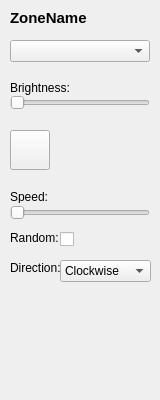
<?xml version="1.0" encoding="UTF-8"?>
<ui version="4.0">
 <class>LightingZone</class>
 <widget class="QWidget" name="LightingZone">
  <property name="geometry">
   <rect>
    <x>0</x>
    <y>0</y>
    <width>160</width>
    <height>400</height>
   </rect>
  </property>
  <property name="windowTitle">
   <string>Form</string>
  </property>
  <property name="styleSheet">
   <string notr="true"/>
  </property>
  <widget class="QLabel" name="ZoneName">
   <property name="geometry">
    <rect>
     <x>10</x>
     <y>10</y>
     <width>91</width>
     <height>16</height>
    </rect>
   </property>
   <property name="styleSheet">
    <string notr="true">QLabel {
	font-size: 15px;
	font-weight: 500;
}
</string>
   </property>
   <property name="text">
    <string>ZoneName</string>
   </property>
  </widget>
  <widget class="QComboBox" name="ModeDropdown">
   <property name="geometry">
    <rect>
     <x>10</x>
     <y>40</y>
     <width>140</width>
     <height>22</height>
    </rect>
   </property>
  </widget>
  <widget class="QLabel" name="label_2">
   <property name="geometry">
    <rect>
     <x>10</x>
     <y>80</y>
     <width>60</width>
     <height>15</height>
    </rect>
   </property>
   <property name="text">
    <string>Brightness:</string>
   </property>
  </widget>
  <widget class="QSlider" name="BrightnessSlider">
   <property name="geometry">
    <rect>
     <x>10</x>
     <y>95</y>
     <width>140</width>
     <height>16</height>
    </rect>
   </property>
   <property name="minimum">
    <number>9</number>
   </property>
   <property name="maximum">
    <number>9</number>
   </property>
   <property name="tracking">
    <bool>false</bool>
   </property>
   <property name="orientation">
    <enum>Qt::Horizontal</enum>
   </property>
   <property name="tickPosition">
    <enum>QSlider::NoTicks</enum>
   </property>
   <property name="tickInterval">
    <number>10</number>
   </property>
  </widget>
  <widget class="QPushButton" name="ColorButton">
   <property name="geometry">
    <rect>
     <x>10</x>
     <y>130</y>
     <width>40</width>
     <height>40</height>
    </rect>
   </property>
   <property name="styleSheet">
    <string notr="true"/>
   </property>
   <property name="text">
    <string/>
   </property>
   <property name="flat">
    <bool>false</bool>
   </property>
  </widget>
  <widget class="QLabel" name="label_3">
   <property name="geometry">
    <rect>
     <x>10</x>
     <y>190</y>
     <width>47</width>
     <height>13</height>
    </rect>
   </property>
   <property name="text">
    <string>Speed:</string>
   </property>
  </widget>
  <widget class="QSlider" name="SpeedSlider">
   <property name="geometry">
    <rect>
     <x>10</x>
     <y>205</y>
     <width>140</width>
     <height>16</height>
    </rect>
   </property>
   <property name="minimum">
    <number>9</number>
   </property>
   <property name="maximum">
    <number>9</number>
   </property>
   <property name="tracking">
    <bool>false</bool>
   </property>
   <property name="orientation">
    <enum>Qt::Horizontal</enum>
   </property>
   <property name="tickPosition">
    <enum>QSlider::NoTicks</enum>
   </property>
   <property name="tickInterval">
    <number>10</number>
   </property>
  </widget>
  <widget class="QCheckBox" name="RandomCheckbox">
   <property name="geometry">
    <rect>
     <x>60</x>
     <y>230</y>
     <width>16</width>
     <height>19</height>
    </rect>
   </property>
   <property name="text">
    <string/>
   </property>
  </widget>
  <widget class="QComboBox" name="DirectionDropdown">
   <property name="geometry">
    <rect>
     <x>60</x>
     <y>260</y>
     <width>91</width>
     <height>22</height>
    </rect>
   </property>
   <item>
    <property name="text">
     <string>Clockwise</string>
    </property>
   </item>
   <item>
    <property name="text">
     <string>Counterclockwise</string>
    </property>
   </item>
  </widget>
  <widget class="QLabel" name="label_4">
   <property name="geometry">
    <rect>
     <x>10</x>
     <y>260</y>
     <width>51</width>
     <height>16</height>
    </rect>
   </property>
   <property name="text">
    <string>Direction:</string>
   </property>
  </widget>
  <widget class="QLabel" name="label_5">
   <property name="geometry">
    <rect>
     <x>10</x>
     <y>230</y>
     <width>51</width>
     <height>16</height>
    </rect>
   </property>
   <property name="text">
    <string>Random:</string>
   </property>
  </widget>
 </widget>
 <resources/>
 <connections/>
</ui>
